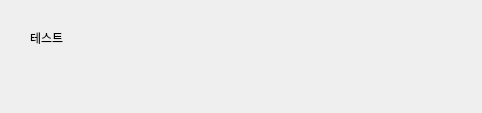
<?xml version="1.0" encoding="UTF-8"?>
<ui version="4.0">
 <class>Dialog</class>
 <widget class="QDialog" name="Dialog">
  <property name="geometry">
   <rect>
    <x>0</x>
    <y>0</y>
    <width>482</width>
    <height>113</height>
   </rect>
  </property>
  <property name="windowTitle">
   <string>Dialog</string>
  </property>
  <widget class="QLabel" name="Menu_help">
   <property name="geometry">
    <rect>
     <x>30</x>
     <y>30</y>
     <width>64</width>
     <height>15</height>
    </rect>
   </property>
   <property name="text">
    <string>테스트</string>
   </property>
  </widget>
 </widget>
 <resources/>
 <connections/>
</ui>
